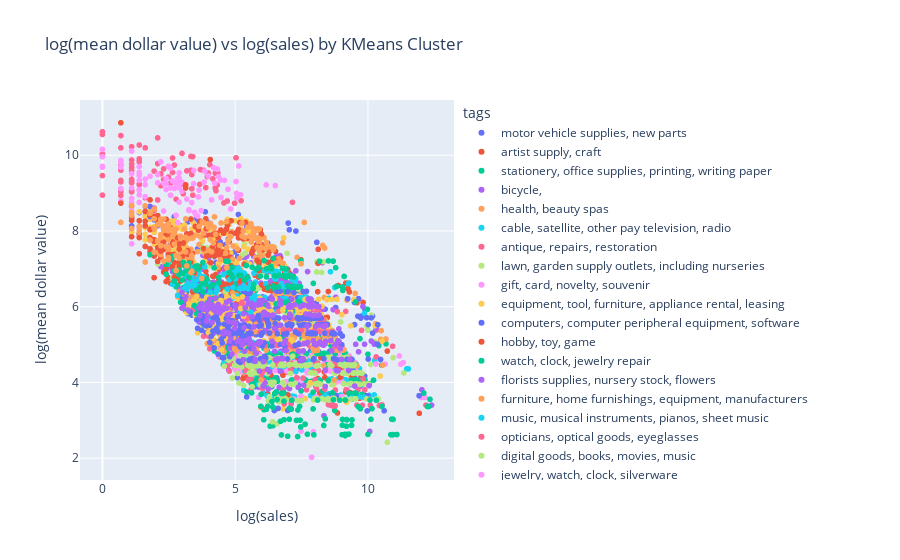

Notebook code for this chart:
### Code cell
fig = px.scatter(
    df, 
    x='record_count', 
    y=y, 
    color='tags', 
    title='log(mean dollar value) vs log(sales) by KMeans Cluster', 
    labels={
        'record_count': 'log(sales)',
        y: 'log(mean dollar value)'
    },
    hover_data=['merchant_abn']
)

# Display plot
fig.show()

### Figure 1 — Plotly figure (JSON) as saved in the notebook; plotly's stock layout.template omitted (floating-point values rounded to 4 significant figures; data arrays with more than 128 entries replaced by an {"elided": "..."} marker saying what was removed)
{"data": [{"customdata": {"elided": "151x1 str values"}, "hovertemplate": "tags=motor vehicle supplies, new parts<br>log(sales)=%{x}<br>log(mean dollar value)=%{y}<br>merchant_abn=%{customdata[0]}<extra></extra>", "legendgroup": "motor vehicle supplies, new parts", "marker": {"color": "#636efa", "symbol": "circle"}, "mode": "markers", "name": "motor vehicle supplies, new parts", "showlegend": true, "type": "scattergl", "x": {"elided": "151 float values"}, "xaxis": "x", "y": {"elided": "151 float values"}, "yaxis": "y"}, {"customdata": {"elided": "193x1 str values"}, "hovertemplate": "tags=artist supply, craft<br>log(sales)=%{x}<br>log(mean dollar value)=%{y}<br>merchant_abn=%{customdata[0]}<extra></extra>", "legendgroup": "artist supply, craft", "marker": {"color": "#EF553B", "symbol": "circle"}, "mode": "markers", "name": "artist supply, craft", "showlegend": true, "type": "scattergl", "x": {"elided": "193 float values"}, "xaxis": "x", "y": {"elided": "193 float values"}, "yaxis": "y"}, {"customdata": {"elided": "161x1 str values"}, "hovertemplate": "tags=stationery, office supplies, printing, writing paper<br>log(sales)=%{x}<br>log(mean dollar value)=%{y}<br>merchant_abn=%{customdata[0]}<extra></extra>", "legendgroup": "stationery, office supplies, printing, writing paper", "marker": {"color": "#00cc96", "symbol": "circle"}, "mode": "markers", "name": "stationery, office supplies, printing, writing paper", "showlegend": true, "type": "scattergl", "x": {"elided": "161 float values"}, "xaxis": "x", "y": {"elided": "161 float values"}, "yaxis": "y"}, {"customdata": {"elided": "170x1 str values"}, "hovertemplate": "tags=bicycle,<br>log(sales)=%{x}<br>log(mean dollar value)=%{y}<br>merchant_abn=%{customdata[0]}<extra></extra>", "legendgroup": "bicycle,", "marker": {"color": "#ab63fa", "symbol": "circle"}, "mode": "markers", "name": "bicycle,", "showlegend": true, "type": "scattergl", "x": {"elided": "170 float values"}, "xaxis": "x", "y": {"elided": "170 float values"}, "yaxis": "y"}, {"customdata": {"elided": "164x1 str values"}, "hovertemplate": "tags=health, beauty spas<br>log(sales)=%{x}<br>log(mean dollar value)=%{y}<br>merchant_abn=%{customdata[0]}<extra></extra>", "legendgroup": "health, beauty spas", "marker": {"color": "#FFA15A", "symbol": "circle"}, "mode": "markers", "name": "health, beauty spas", "showlegend": true, "type": "scattergl", "x": {"elided": "164 float values"}, "xaxis": "x", "y": {"elided": "164 float values"}, "yaxis": "y"}, {"customdata": {"elided": "175x1 str values"}, "hovertemplate": "tags=cable, satellite, other pay television, radio<br>log(sales)=%{x}<br>log(mean dollar value)=%{y}<br>merchant_abn=%{customdata[0]}<extra></extra>", "legendgroup": "cable, satellite, other pay television, radio", "marker": {"color": "#19d3f3", "symbol": "circle"}, "mode": "markers", "name": "cable, satellite, other pay television, radio", "showlegend": true, "type": "scattergl", "x": {"elided": "175 float values"}, "xaxis": "x", "y": {"elided": "175 float values"}, "yaxis": "y"}, {"customdata": {"elided": "129x1 str values"}, "hovertemplate": "tags=antique, repairs, restoration<br>log(sales)=%{x}<br>log(mean dollar value)=%{y}<br>merchant_abn=%{customdata[0]}<extra></extra>", "legendgroup": "antique, repairs, restoration", "marker": {"color": "#FF6692", "symbol": "circle"}, "mode": "markers", "name": "antique, repairs, restoration", "showlegend": true, "type": "scattergl", "x": {"elided": "129 float values"}, "xaxis": "x", "y": {"elided": "129 float values"}, "yaxis": "y"}, {"customdata": {"elided": "153x1 str values"}, "hovertemplate": "tags=lawn, garden supply outlets, including nurseries<br>log(sales)=%{x}<br>log(mean dollar value)=%{y}<br>merchant_abn=%{customdata[0]}<extra></extra>", "legendgroup": "lawn, garden supply outlets, including nurseries", "marker": {"color": "#B6E880", "symbol": "circle"}, "mode": "markers", "name": "lawn, garden supply outlets, including nurseries", "showlegend": true, "type": "scattergl", "x": {"elided": "153 float values"}, "xaxis": "x", "y": {"elided": "153 float values"}, "yaxis": "y"}, {"customdata": {"elided": "182x1 str values"}, "hovertemplate": "tags=gift, card, novelty, souvenir<br>log(sales)=%{x}<br>log(mean dollar value)=%{y}<br>merchant_abn=%{customdata[0]}<extra></extra>", "legendgroup": "gift, card, novelty, souvenir", "marker": {"color": "#FF97FF", "symbol": "circle"}, "mode": "markers", "name": "gift, card, novelty, souvenir", "showlegend": true, "type": "scattergl", "x": {"elided": "182 float values"}, "xaxis": "x", "y": {"elided": "182 float values"}, "yaxis": "y"}, {"customdata": {"elided": "134x1 str values"}, "hovertemplate": "tags=equipment, tool, furniture, appliance rental, leasing<br>log(sales)=%{x}<br>log(mean dollar value)=%{y}<br>merchant_abn=%{customdata[0]}<extra></extra>", "legendgroup": "equipment, tool, furniture, appliance rental, leasing", "marker": {"color": "#FECB52", "symbol": "circle"}, "mode": "markers", "name": "equipment, tool, furniture, appliance rental, leasing", "showlegend": true, "type": "scattergl", "x": {"elided": "134 float values"}, "xaxis": "x", "y": {"elided": "134 float values"}, "yaxis": "y"}, {"customdata": {"elided": "181x1 str values"}, "hovertemplate": "tags=computers, computer peripheral equipment, software<br>log(sales)=%{x}<br>log(mean dollar value)=%{y}<br>merchant_abn=%{customdata[0]}<extra></extra>", "legendgroup": "computers, computer peripheral equipment, software", "marker": {"color": "#636efa", "symbol": "circle"}, "mode": "markers", "name": "computers, computer peripheral equipment, software", "showlegend": true, "type": "scattergl", "x": {"elided": "181 float values"}, "xaxis": "x", "y": {"elided": "181 float values"}, "yaxis": "y"}, {"customdata": {"elided": "142x1 str values"}, "hovertemplate": "tags=hobby, toy, game<br>log(sales)=%{x}<br>log(mean dollar value)=%{y}<br>merchant_abn=%{customdata[0]}<extra></extra>", "legendgroup": "hobby, toy, game", "marker": {"color": "#EF553B", "symbol": "circle"}, "mode": "markers", "name": "hobby, toy, game", "showlegend": true, "type": "scattergl", "x": {"elided": "142 float values"}, "xaxis": "x", "y": {"elided": "142 float values"}, "yaxis": "y"}, {"customdata": {"elided": "170x1 str values"}, "hovertemplate": "tags=watch, clock, jewelry repair<br>log(sales)=%{x}<br>log(mean dollar value)=%{y}<br>merchant_abn=%{customdata[0]}<extra></extra>", "legendgroup": "watch, clock, jewelry repair", "marker": {"color": "#00cc96", "symbol": "circle"}, "mode": "markers", "name": "watch, clock, jewelry repair", "showlegend": true, "type": "scattergl", "x": {"elided": "170 float values"}, "xaxis": "x", "y": {"elided": "170 float values"}, "yaxis": "y"}, {"customdata": {"elided": "180x1 str values"}, "hovertemplate": "tags=florists supplies, nursery stock, flowers<br>log(sales)=%{x}<br>log(mean dollar value)=%{y}<br>merchant_abn=%{customdata[0]}<extra></extra>", "legendgroup": "florists supplies, nursery stock, flowers", "marker": {"color": "#ab63fa", "symbol": "circle"}, "mode": "markers", "name": "florists supplies, nursery stock, flowers", "showlegend": true, "type": "scattergl", "x": {"elided": "180 float values"}, "xaxis": "x", "y": {"elided": "180 float values"}, "yaxis": "y"}, {"customdata": {"elided": "182x1 str values"}, "hovertemplate": "tags=furniture, home furnishings, equipment, manufacturers<br>log(sales)=%{x}<br>log(mean dollar value)=%{y}<br>merchant_abn=%{customdata[0]}<extra></extra>", "legendgroup": "furniture, home furnishings, equipment, manufacturers", "marker": {"color": "#FFA15A", "symbol": "circle"}, "mode": "markers", "name": "furniture, home furnishings, equipment, manufacturers", "showlegend": true, "type": "scattergl", "x": {"elided": "182 float values"}, "xaxis": "x", "y": {"elided": "182 float values"}, "yaxis": "y"}, {"customdata": {"elided": "167x1 str values"}, "hovertemplate": "tags=music, musical instruments, pianos, sheet music<br>log(sales)=%{x}<br>log(mean dollar value)=%{y}<br>merchant_abn=%{customdata[0]}<extra></extra>", "legendgroup": "music, musical instruments, pianos, sheet music", "marker": {"color": "#19d3f3", "symbol": "circle"}, "mode": "markers", "name": "music, musical instruments, pianos, sheet music", "showlegend": true, "type": "scattergl", "x": {"elided": "167 float values"}, "xaxis": "x", "y": {"elided": "167 float values"}, "yaxis": "y"}, {"customdata": {"elided": "151x1 str values"}, "hovertemplate": "tags=opticians, optical goods, eyeglasses<br>log(sales)=%{x}<br>log(mean dollar value)=%{y}<br>merchant_abn=%{customdata[0]}<extra></extra>", "legendgroup": "opticians, optical goods, eyeglasses", "marker": {"color": "#FF6692", "symbol": "circle"}, "mode": "markers", "name": "opticians, optical goods, eyeglasses", "showlegend": true, "type": "scattergl", "x": {"elided": "151 float values"}, "xaxis": "x", "y": {"elided": "151 float values"}, "yaxis": "y"}, {"customdata": {"elided": "195x1 str values"}, "hovertemplate": "tags=digital goods, books, movies, music<br>log(sales)=%{x}<br>log(mean dollar value)=%{y}<br>merchant_abn=%{customdata[0]}<extra></extra>", "legendgroup": "digital goods, books, movies, music", "marker": {"color": "#B6E880", "symbol": "circle"}, "mode": "markers", "name": "digital goods, books, movies, music", "showlegend": true, "type": "scattergl", "x": {"elided": "195 float values"}, "xaxis": "x", "y": {"elided": "195 float values"}, "yaxis": "y"}, {"customdata": [["16377211887"], ["23812847062"], ["30769373086"], ["33068332703"], ["36105696102"], ["38918664617"], ["43083074133"], ["86201937910"], ["86791380020"], ["93267734067"], ["99022662131"], ["10881038707"], ["11134994590"], ["12983555508"], ["55092047467"], ["64648788229"], ["74959624448"], ["75265429612"], ["81548651453"], ["19492220327"], ["24526454463"], ["39700611505"], ["46537010521"], ["46898641989"], ["65276790047"], ["67213521157"], ["69184324876"], ["72760991600"], ["99473039626"], ["21158149109"], ["28449116125"], ["29505435279"], ["30900210196"], ["38049816588"], ["44345785419"], ["58495294020"], ["59039508122"], ["77334889816"], ["10165489824"], ["12240378188"], ["24674067743"], ["28639309109"], ["29253286472"], ["29623808496"], ["47441593515"], ["55555661470"], ["86621434137"], ["10596295795"], ["15043504837"], ["20233857661"], ["41331227038"], ["57860746842"], ["80837517456"], ["86744504251"], ["19340071232"], ["24212300522"], ["49514806178"], ["65168284301"], ["69893361647"], ["78949485914"], ["79143633916"], ["86889657711"], ["93110588804"], ["93263170091"], ["97590358496"], ["11800043583"], ["14530561097"], ["23709946765"], ["26793253394"], ["29027010572"], ["32493270774"], ["37815517789"], ["53829845678"], ["56806164521"], ["62688594508"], ["64143552561"], ["66228393506"], ["82736268897"], ["85626017907"], ["16156289887"], ["21073645356"], ["21263722044"], ["21350600012"], ["25707254891"], ["34455283435"], ["36502394145"], ["43838212570"], ["51087215585"], ["65959377833"], ["90918180829"], ["93378757859"]], "hovertemplate": "tags=jewelry, watch, clock, silverware<br>log(sales)=%{x}<br>log(mean dollar value)=%{y}<br>merchant_abn=%{customdata[0]}<extra></extra>", "legendgroup": "jewelry, watch, clock, silverware", "marker": {"color": "#FF97FF", "symbol": "circle"}, "mode": "markers", "name": "jewelry, watch, clock, silverware", "showlegend": true, "type": "scattergl", "x": [2.079, 4.234, 1.792, 1.386, 3.829, 2.197, 4.727, 1.099, 0.6931, 0, 3.85, 1.609, 4.111, 1.609, 2.708, 1.099, 2.639, 2.565, 1.386, 6.509, 1.099, 2.079, 0, 4.828, 3.714, 0.6931, 2.485, 2.773, 3.258, 2.89, 5.05, 2.89, 2.833, 2.565, 4.331, 4.277, 3.989, 3.434, 1.386, 2.398, 2.89, 5.176, 5.204, 1.099, 1.386, 1.386, 0.6931, 4.443, 5.13, 0.6931, 3.526, 4.595, 2.773, 3.871, 1.386, 0, 2.398, 2.303, 2.996, 3.466, 3.367, 4.19, 2.833, 0.6931, 3.434, 2.398, 5.03, 5.063, 2.565, 1.386, 4.466, 1.792, 2.079, 2.996, 0, 1.099, 4.369, 2.303, 2.89, 1.386, 2.89, 3.584, 1.609, 3.638, 1.099, 3.258, 3.611, 1.386, 1.099, 6.168, 3.178], "xaxis": "x", "y": [9.27, 9.261, 7.802, 9.335, 9.291, 9.824, 9.102, 9.137, 9.117, 9.705, 9.577, 9.367, 8.82, 9.221, 9.122, 7.66, 9.32, 9.138, 9.076, 9.199, 8.858, 9.49, 10.15, 8.581, 8.538, 9.683, 9.706, 9.263, 8.561, 9.393, 8.994, 9.533, 8.222, 8.94, 9.628, 9.642, 9.451, 9.246, 9.092, 9.094, 9.146, 5.52, 8.955, 8.531, 9.467, 9.541, 9.812, 9.346, 9.716, 9.86, 8.42, 9.335, 8.414, 7.968, 8.753, 9.684, 9.387, 9.255, 9.282, 8.494, 8.75, 9.668, 9.39, 8.789, 9.596, 9.243, 9.305, 8.872, 9.658, 9.7, 8.883, 9.443, 8.366, 9.051, 9.958, 10.11, 9.435, 8.526, 9.232, 8.064, 8.761, 8.393, 8.904, 9.079, 9.513, 8.54, 8.9, 8.953, 8.749, 9.216, 8.841], "yaxis": "y"}, {"customdata": {"elided": "164x1 str values"}, "hovertemplate": "tags=books, periodicals, newspapers<br>log(sales)=%{x}<br>log(mean dollar value)=%{y}<br>merchant_abn=%{customdata[0]}<extra></extra>", "legendgroup": "books, periodicals, newspapers", "marker": {"color": "#FECB52", "symbol": "circle"}, "mode": "markers", "name": "books, periodicals, newspapers", "showlegend": true, "type": "scattergl", "x": {"elided": "164 float values"}, "xaxis": "x", "y": {"elided": "164 float values"}, "yaxis": "y"}, {"customdata": {"elided": "191x1 str values"}, "hovertemplate": "tags=computer programming, data processing, integrated systems design<br>log(sales)=%{x}<br>log(mean dollar value)=%{y}<br>merchant_abn=%{customdata[0]}<extra></extra>", "legendgroup": "computer programming, data processing, integrated systems design", "marker": {"color": "#636efa", "symbol": "circle"}, "mode": "markers", "name": "computer programming, data processing, integrated systems design", "showlegend": true, "type": "scattergl", "x": {"elided": "191 float values"}, "xaxis": "x", "y": {"elided": "191 float values"}, "yaxis": "y"}, {"customdata": [["17476208631"], ["18905299698"], ["21755625204"], ["22883189698"], ["31400548982"], ["58420836090"], ["65415777658"], ["67264251405"], ["73792600690"], ["74337286955"], ["86710922099"], ["90976587185"], ["94951665897"], ["95824231566"], ["14626521979"], ["31337247877"], ["31471844679"], ["36628336616"], ["42077919948"], ["43801715289"], ["46079095809"], ["46429297007"], ["55661978105"], ["60123474601"], ["76183421494"], ["76818455401"], ["97598804219"], ["98253764162"], ["99785979138"], ["22248828825"], ["26788127465"], ["32873803804"], ["41686800806"], ["43437492698"], ["47103021057"], ["47422313909"], ["48624093501"], ["52266154043"], ["52969453577"], ["61675439608"], ["66069111675"], ["74116888698"], ["77747303845"], ["80779713037"], ["93096883450"], ["11149063370"], ["15795298692"], ["20352820919"], ["25737175575"], ["27851049264"], ["41305045812"], ["44344566262"], ["45907060380"], ["72361927236"], ["76094539803"], ["77924688488"], ["96141360246"], ["99807059634"], ["11975295389"], ["27014190836"], ["32021853619"], ["34564250941"], ["35787272183"], ["37106509177"], ["39469369640"], ["49285644021"], ["51390118767"], ["52034783403"], ["70580157002"], ["84228395458"], ["87076215407"], ["87915290368"], ["89133730546"], ["17208085375"], ["27518736748"], ["63907965541"], ["28490495118"], ["32566134208"], ["35260204943"], ["42454170286"], ["42665580539"], ["58680132589"], ["79377496749"], ["93113531213"], ["10739268011"], ["17611272180"], ["19401969640"], ["20781273791"], ["22019281430"], ["28159278322"], ["42392117775"], ["44527459864"], ["47797405944"], ["53300696557"], ["56945094143"], ["59079680636"], ["68233865253"], ["73463200282"], ["88745863985"], ["98166254020"], ["99776743787"], ["20803442676"], ["27397535742"], ["44539609516"], ["48220830699"], ["57223200264"], ["60641607697"], ["66522814831"], ["78908309708"], ["80067991455"], ["95005191321"], ["99420575685"]], "hovertemplate": "tags=art dealers, galleries<br>log(sales)=%{x}<br>log(mean dollar value)=%{y}<br>merchant_abn=%{customdata[0]}<extra></extra>", "legendgroup": "art dealers, galleries", "marker": {"color": "#EF553B", "symbol": "circle"}, "mode": "markers", "name": "art dealers, galleries", "showlegend": true, "type": "scattergl", "x": [4.19, 5.883, 1.792, 1.792, 1.792, 5.124, 1.609, 0.6931, 5.176, 2.485, 8.119, 3.611, 3.135, 2.639, 1.099, 4.682, 5.464, 5.187, 3.638, 5.823, 5.024, 2.485, 5.697, 4.844, 3.892, 3.135, 4.143, 5.389, 1.946, 4.564, 2.197, 5.063, 2.303, 2.079, 2.639, 3.85, 6.633, 1.946, 3.219, 4.357, 4.357, 2.565, 3.219, 4.663, 5.74, 4.06, 3.664, 2.89, 2.89, 5.945, 6.038, 2.89, 4.71, 5.743, 1.946, 6.004, 1.792, 2.398, 2.639, 3.912, 2.398, 6.532, 3.219, 5.897, 2.079, 5.124, 1.946, 2.833, 3.912, 3.332, 5.849, 4.454, 0.6931, 6.238, 1.609, 5.242, 4.127, 4.007, 4.304, 2.079, 4.673, 2.079, 5.9, 1.792, 1.609, 3.332, 2.197, 2.565, 1.099, 5.338, 2.303, 4.06, 1.609, 3.497, 4.844, 1.946, 3.135, 4.844, 1.386, 8.126, 1.099, 2.485, 5.293, 2.833, 3.689, 5.984, 1.946, 3.807, 1.386, 3.178, 3.045, 2.398], "xaxis": "x", "y": [7.908, 7.586, 8.039, 7.826, 8.82, 8.041, 8.134, 10.86, 8.223, 7.851, 7.146, 8.018, 9.218, 7.061, 8.355, 7.436, 7.812, 7.853, 8.134, 7.221, 7.935, 7.333, 7.535, 7.079, 8.32, 7.088, 7.378, 8.224, 6.766, 7.941, 7.469, 7.966, 7.512, 7.558, 7.708, 7.896, 7.144, 7.338, 7.035, 7.817, 7.416, 7.885, 7.381, 8.034, 7.806, 9.885, 8.222, 7.072, 7.523, 8.032, 7.504, 7.657, 8.153, 7.829, 7.769, 7.561, 8.424, 8.074, 7.63, 7.33, 8.309, 7.184, 7.475, 7.573, 8.407, 7.817, 8.072, 7.818, 8.06, 8.314, 8.047, 8.024, 8.735, 7.173, 7.59, 7.972, 7.562, 7.879, 7.939, 8.253, 8.057, 8.172, 7.139, 7.529, 8.256, 7.932, 7.523, 8.08, 7.849, 7.12, 7.708, 7.887, 8.514, 8.119, 7.937, 7.726, 9.134, 8.269, 8.272, 7.515, 8.279, 7.865, 7.794, 6.797, 8.259, 7.916, 8.387, 7.535, 7.824, 7.924, 7.683, 8.054], "yaxis": "y"}, {"customdata": {"elided": "178x1 str values"}, "hovertemplate": "tags=tent, awning<br>log(sales)=%{x}<br>log(mean dollar value)=%{y}<br>merchant_abn=%{customdata[0]}<extra></extra>", "legendgroup": "tent, awning", "marker": {"color": "#00cc96", "symbol": "circle"}, "mode": "markers", "name": "tent, awning", "showlegend": true, "type": "scattergl", "x": {"elided": "178 float values"}, "xaxis": "x", "y": {"elided": "178 float values"}, "yaxis": "y"}, {"customdata": {"elided": "185x1 str values"}, "hovertemplate": "tags=shoe<br>log(sales)=%{x}<br>log(mean dollar value)=%{y}<br>merchant_abn=%{customdata[0]}<extra></extra>", "legendgroup": "shoe", "marker": {"color": "#ab63fa", "symbol": "circle"}, "mode": "markers", "name": "shoe", "showlegend": true, "type": "scattergl", "x": {"elided": "185 float values"}, "xaxis": "x", "y": {"elided": "185 float values"}, "yaxis": "y"}, {"customdata": [["32173481131"], ["32934378210"], ["35754571357"], ["43828324372"], ["43833568675"], ["45875784130"], ["47192976569"], ["61310985405"], ["70814127470"], ["82465857700"], ["88999491954"], ["91426391836"], ["97088280855"], ["12182018430"], ["43454001249"], ["46471185478"], ["59659309503"], ["71361928741"], ["78403451584"], ["92482981458"], ["92693781303"], ["96806981644"], ["98400051901"], ["20836895545"], ["21166782413"], ["25228131129"], ["35267193658"], ["36961482719"], ["41704070214"], ["56191979620"], ["61085944703"], ["62692834922"], ["72064300998"], ["74874670528"], ["78040474274"], ["82642449321"], ["85444000471"], ["93740493847"], ["95594775419"], ["97089682451"], ["20549656225"], ["43426057710"], ["53415858879"], ["63975991689"], ["67920961191"], ["68874243493"], ["69133284840"], ["69431337574"], ["73376110977"], ["75289356942"], ["76117653301"], ["76419655212"], ["77990807356"], ["82329510503"], ["93932766844"], ["97638827169"], ["12161076724"], ["15457638036"], ["16143938351"], ["17073441842"], ["19458945909"], ["20017721725"], ["25624067782"], ["29166700531"], ["31153557593"], ["31552582037"], ["51479541036"], ["58899084497"], ["59274084898"], ["61941120453"], ["66748498849"], ["70754621933"], ["71475747855"], ["80116239104"], ["81836621910"], ["82545351270"], ["85449177396"], ["88652114856"], ["89618228232"], ["90522979771"], ["95938358124"], ["97860823526"], ["48290289285"], ["49069349536"], ["54790190524"], ["55407818029"], ["56018978883"], ["60470122582"], ["72758063852"], ["80932809713"], ["92596271102"], ["93260930990"], ["20497101151"], ["26763947687"], ["34621449599"], ["45237488374"], ["52388886012"], ["56766066037"], ["91062920626"], ["19633197919"], ["22926973508"], ["35911782646"], ["36461610866"], ["37351880405"], ["40084144447"], ["43930439013"], ["49784932478"], ["51294980477"], ["62924351636"], ["70805280228"], ["80347921120"], ["82044452251"], ["87203239896"], ["88848010071"], ["93720983561"], ["16002602393"], ["17799557745"], ["30780133873"], ["50589958690"], ["72897360319"], ["73973714129"], ["82368304209"], ["91218779711"], ["95037235405"], ["98020727651"]], "hovertemplate": "tags=telecom<br>log(sales)=%{x}<br>log(mean dollar value)=%{y}<br>merchant_abn=%{customdata[0]}<extra></extra>", "legendgroup": "telecom", "marker": {"color": "#FFA15A", "symbol": "circle"}, "mode": "markers", "name": "telecom", "showlegend": true, "type": "scattergl", "x": [4.762, 3.807, 3.367, 2.565, 5.727, 2.708, 3.738, 5.9, 1.099, 2.639, 1.386, 3.367, 5.257, 1.792, 2.944, 3.584, 4.92, 6.144, 3.761, 3.401, 3.135, 2.485, 4.466, 2.197, 3.178, 8.725, 3.135, 4.82, 2.944, 4.06, 5.784, 5.844, 1.609, 5.864, 2.485, 3.638, 2.197, 2.708, 1.946, 4.682, 5.595, 3.332, 4.174, 2.079, 5.838, 5.464, 2.197, 1.946, 4.419, 2.197, 2.398, 2.485, 6.384, 2.197, 3.135, 3.258, 3.367, 1.386, 4.06, 5.308, 2.773, 2.89, 5.666, 1.946, 2.079, 2.398, 4.22, 1.946, 5.919, 2.303, 2.485, 4.263, 1.099, 3.807, 5.908, 6.458, 4.111, 5.606, 1.099, 5.746, 4.682, 6.425, 5.991, 5.673, 2.773, 4.078, 2.773, 4.644, 3.989, 3.989, 2.485, 7.601, 5.357, 3.091, 5.252, 2.708, 3.526, 0.6931, 2.485, 5.826, 4.007, 6.534, 5.075, 2.303, 2.303, 5.549, 2.197, 2.079, 3.367, 4.682, 2.303, 6.787, 5.974, 2.197, 2.398, 1.792, 2.773, 2.303, 7.48, 6.668, 4.06, 8.372, 2.944, 2.485, 3.401], "xaxis": "x", "y": [7.775, 7.932, 7.292, 8.05, 7.829, 8.037, 6.745, 7.481, 8.413, 7.879, 8.122, 7.358, 7.866, 7.761, 7.806, 7.456, 7.602, 7.538, 8.246, 7.813, 8.317, 8.184, 8.211, 7.817, 7.077, 4.067, 7.446, 7.855, 7.844, 7.773, 7.806, 8.022, 8.663, 8.061, 7.521, 8.124, 8.218, 7.935, 8.578, 7.033, 8.188, 6.9, 7.679, 8.168, 7.815, 8.101, 8.17, 8.322, 7.619, 7.612, 8.145, 7.295, 7.582, 8.239, 7.834, 7.792, 7.322, 7.99, 8.203, 7.995, 7.345, 7.282, 7.871, 7.437, 7.735, 8.062, 8.37, 8.068, 7.798, 7.204, 7.574, 7.912, 8.667, 8.215, 8.052, 7.564, 7.451, 7.708, 8.481, 8.046, 7.559, 7.501, 7.565, 8.072, 8.045, 8.16, 7.355, 7.412, 8.099, 7.494, 7.238, 8.225, 7.829, 8.053, 8.204, 7.652, 7.894, 8.225, 7.774, 7.562, 8.185, 7.15, 7.528, 8.02, 8.07, 7.855, 8.309, 8.163, 6.933, 8.249, 8.111, 7.149, 4.07, 8.244, 7.593, 8.466, 6.955, 8.313, 7.131, 7.2, 8.145, 7.549, 7.862, 8.0, 7.823], "yaxis": "y"}], "layout": {"legend": {"title": {"text": "tags"}, "tracegroupgap": 0}, "title": {"text": "log(mean dollar value) vs log(sales) by KMeans Cluster"}, "xaxis": {"anchor": "y", "domain": [0, 1], "title": {"text": "log(sales)"}}, "yaxis": {"anchor": "x", "domain": [0, 1], "title": {"text": "log(mean dollar value)"}}}}
